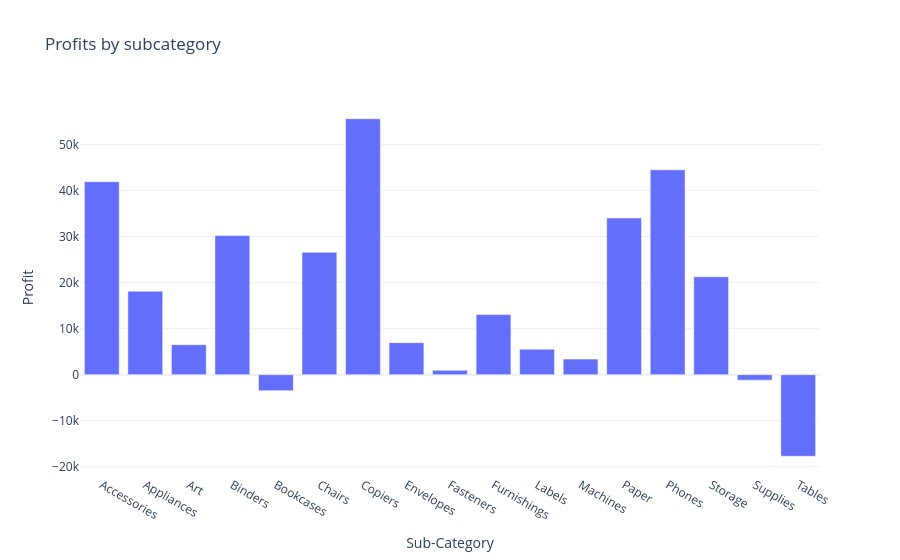

Source (notebook cell):
### Code cell
# profit_by_subcategory = data.groupby('Sub-Category')['Profit'].sum().reset_index()
fig= px.bar(profit_by_subcategory, x = 'Sub-Category', y='Profit', title='Profits by subcategory')
fig.show()

### Figure 1 — Plotly figure (JSON) as saved in the notebook; plotly's stock layout.template omitted (floating-point values rounded to 4 significant figures)
{"data": [{"hovertemplate": "Sub-Category=%{x}<br>Profit=%{y}<extra></extra>", "legendgroup": "", "marker": {"color": "#636efa", "pattern": {"shape": ""}}, "name": "", "orientation": "v", "showlegend": false, "textposition": "auto", "x": ["Accessories", "Appliances", "Art", "Binders", "Bookcases", "Chairs", "Copiers", "Envelopes", "Fasteners", "Furnishings", "Labels", "Machines", "Paper", "Phones", "Storage", "Supplies", "Tables"], "xaxis": "x", "y": [41940.0, 18140.0, 6528.0, 30220.0, -3473.0, 26590.0, 55620.0, 6964.0, 949.5, 13060.0, 5546.0, 3385.0, 34050.0, 44520.0, 21280.0, -1189.0, -17730.0], "yaxis": "y", "type": "bar"}], "layout": {"xaxis": {"anchor": "y", "domain": [0.0, 1.0], "title": {"text": "Sub-Category"}}, "yaxis": {"anchor": "x", "domain": [0.0, 1.0], "title": {"text": "Profit"}}, "legend": {"tracegroupgap": 0}, "title": {"text": "Profits by subcategory"}, "barmode": "relative"}}
